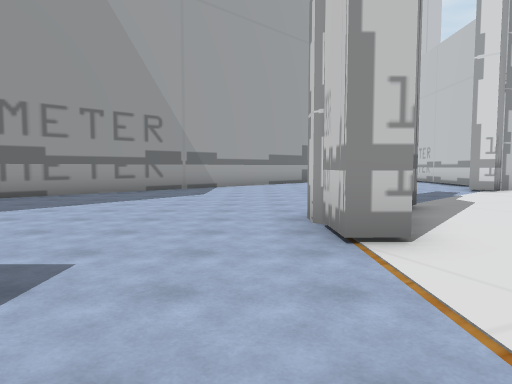
view 1 (above)

20 first-person views from a walk through a 3-D level made in the Unity game engine. The camera is 1.5 m above the floor, tilts 4° down and sees 70° across. The floor is counted in squares, 2 m on a side. Each view is taken from the middle of a square. On the plan, view 1 faces up. The plan holds only what a view shows up to about 11 squares ahead; the rest is blank. The place goes on beyond the plan. The player character is not drawn.

view 2
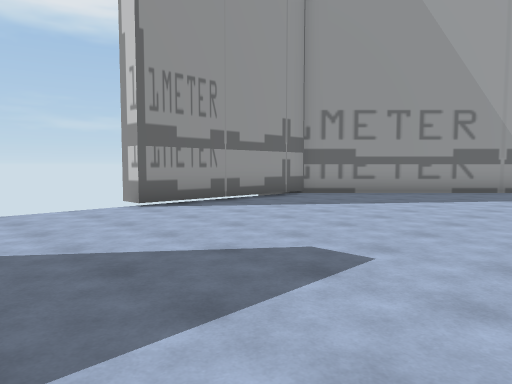

view 3
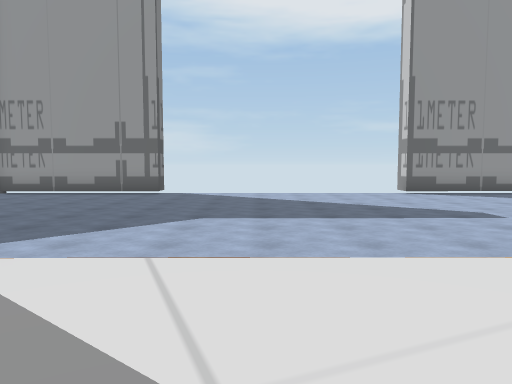

view 4
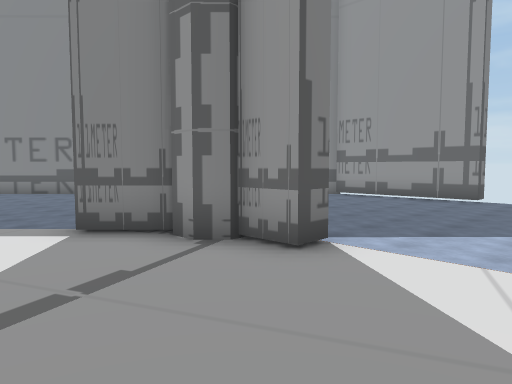

view 5
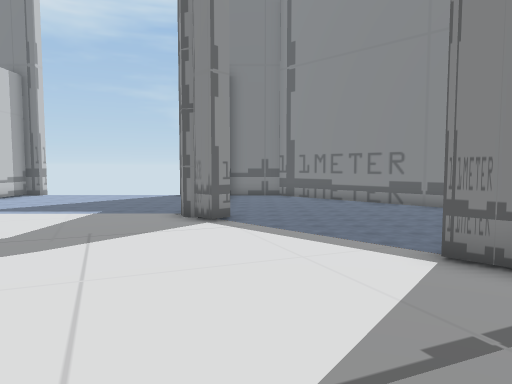

view 6
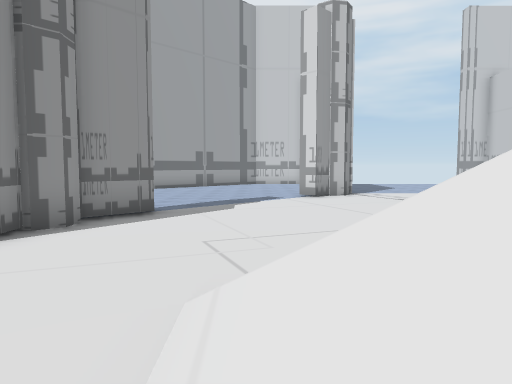

view 7
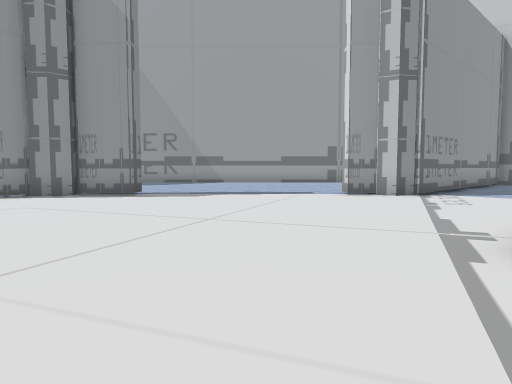

view 8
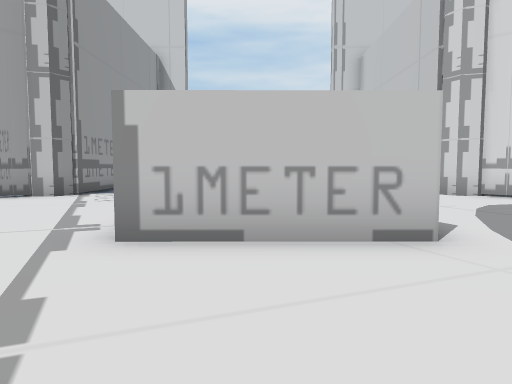

view 9
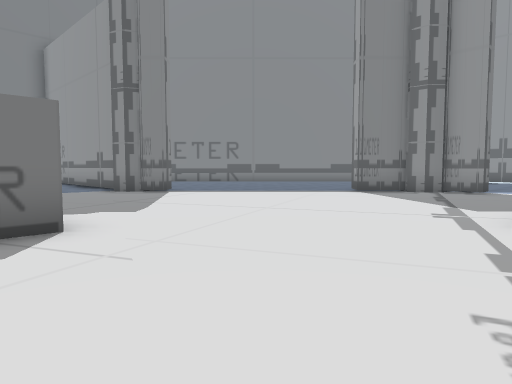

view 10
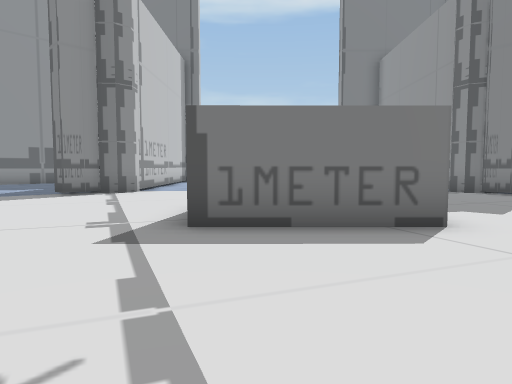

view 11
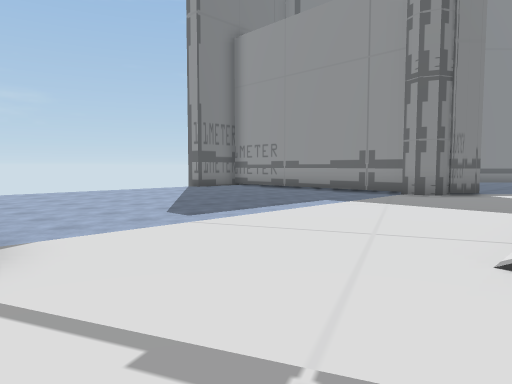

view 12
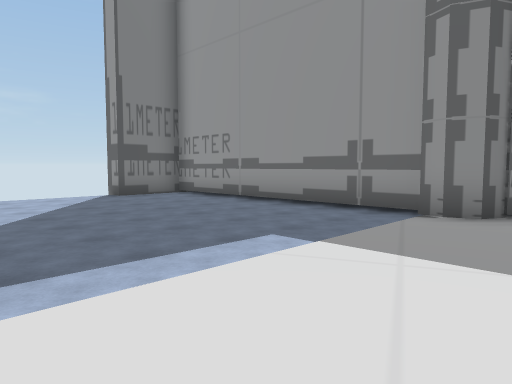

view 13
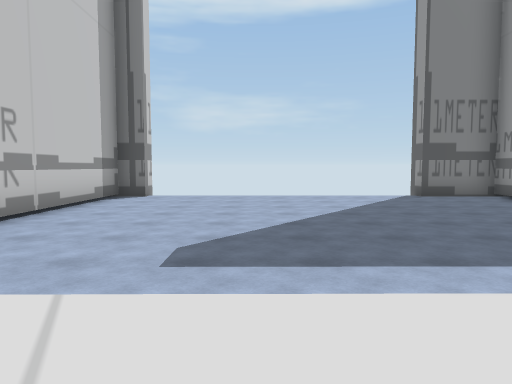

view 14
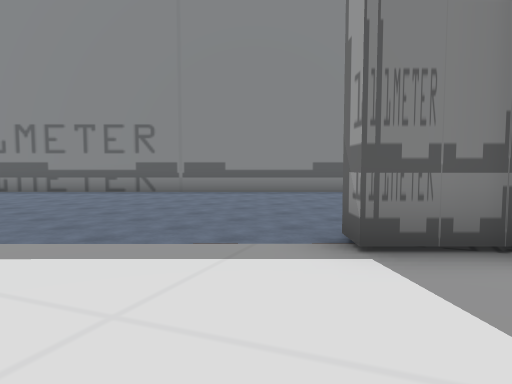

view 15
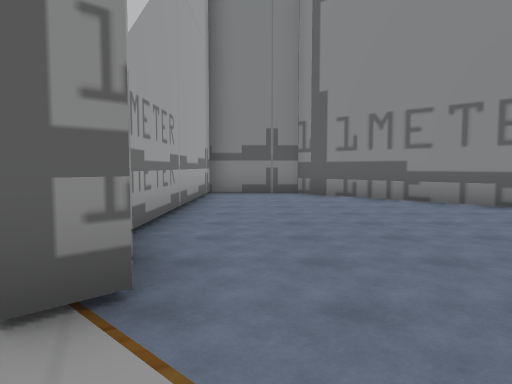

view 16
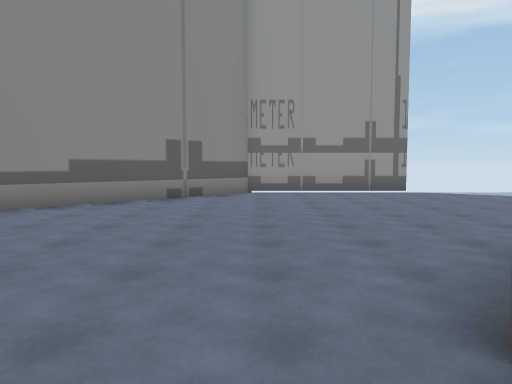

view 17
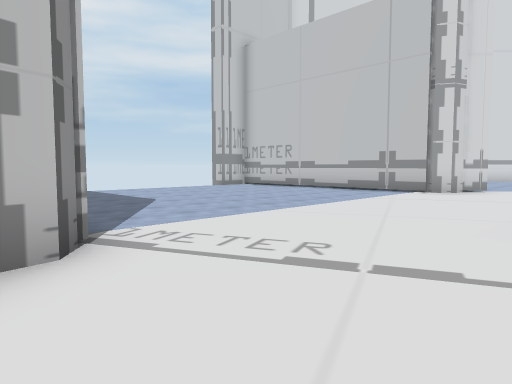

view 18
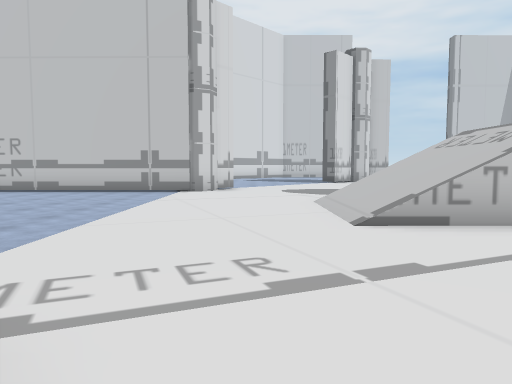

view 19
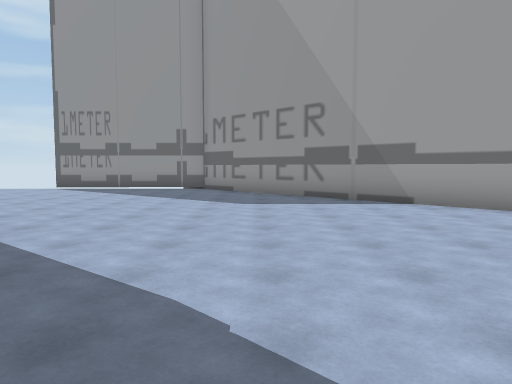

view 20
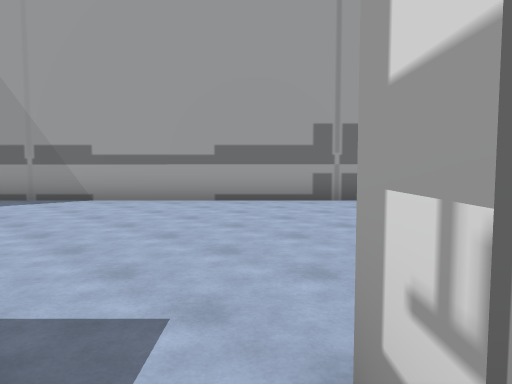

### Floor plan
Key: @ floor where view 1 was taken; # wall or solid block; x gap in a wall; . floor; / step, stairs or slope.
Columns run from 7 left of view 1 to 19 right of it. Each row starts with its distance up from view 1.
 16        ##...     ........#
 15       ##....     ........#
 14      ##......  #.........#
 13     ##........ #.........#
 12    ##.........##.........##
 11   ##..........#...........#
 10  ##........................
  9 ##........................
  8 #..................////...
  7 #........#.........////..
  6 #........#.........////.
  5 #.......##.............
  4 #.......#..............
  3  .....................
  2  .............. .....
  1  ...........///
  0  ......@... //
 -1  ...........//   .....
 -2  ......................
 -3  .......................
 -4 x.......#...............
 -5 #.......##...............
 -6 #........##........// /...
 -7 #.........#........   /...
 -8 #..................   /....
 -9 ##.........................
-10  ##........................
-11   ##..........#...........#
-12    ##.........##.........##
-13     ##.........#.........
-14      ##........#.........
-15       ##.......#.........#
-16        ##......#.........#
-17         ##.....#.........#
-18          ##....#.........#
-19           ##...#.........#
-20            #######      ##

Positions as (right, up) in squares from view 1, and headings:
1: (0, 0), facing up
2: (0, 0), facing up-left
3: (4, -1), facing left
4: (5, -1), facing down-left
5: (6, -1), facing down
6: (5, -1), facing up
7: (12, 2), facing up-left
8: (13, 2), facing up
9: (13, -1), facing down-left
10: (14, -1), facing down
11: (18, -8), facing down-left
12: (14, -10), facing down-left
13: (14, -10), facing down
14: (6, -5), facing down-left
15: (6, -9), facing down
16: (4, -8), facing left
17: (7, 8), facing up-right
18: (7, 10), facing right
19: (6, 10), facing left
20: (7, 10), facing up-left
